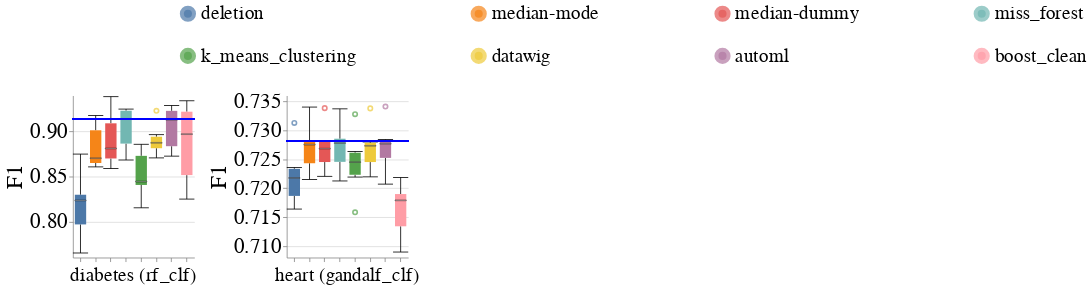

The notebook cell this image was saved under:
### Code cell
create_box_plots_for_diff_imputers_and_datasets(train_injection_scenario='mixed_exp',
                                                test_injection_scenario='MCAR1 & MAR1 & MNAR1',
                                                metric_name='f1',
                                                db_client=db_client)
